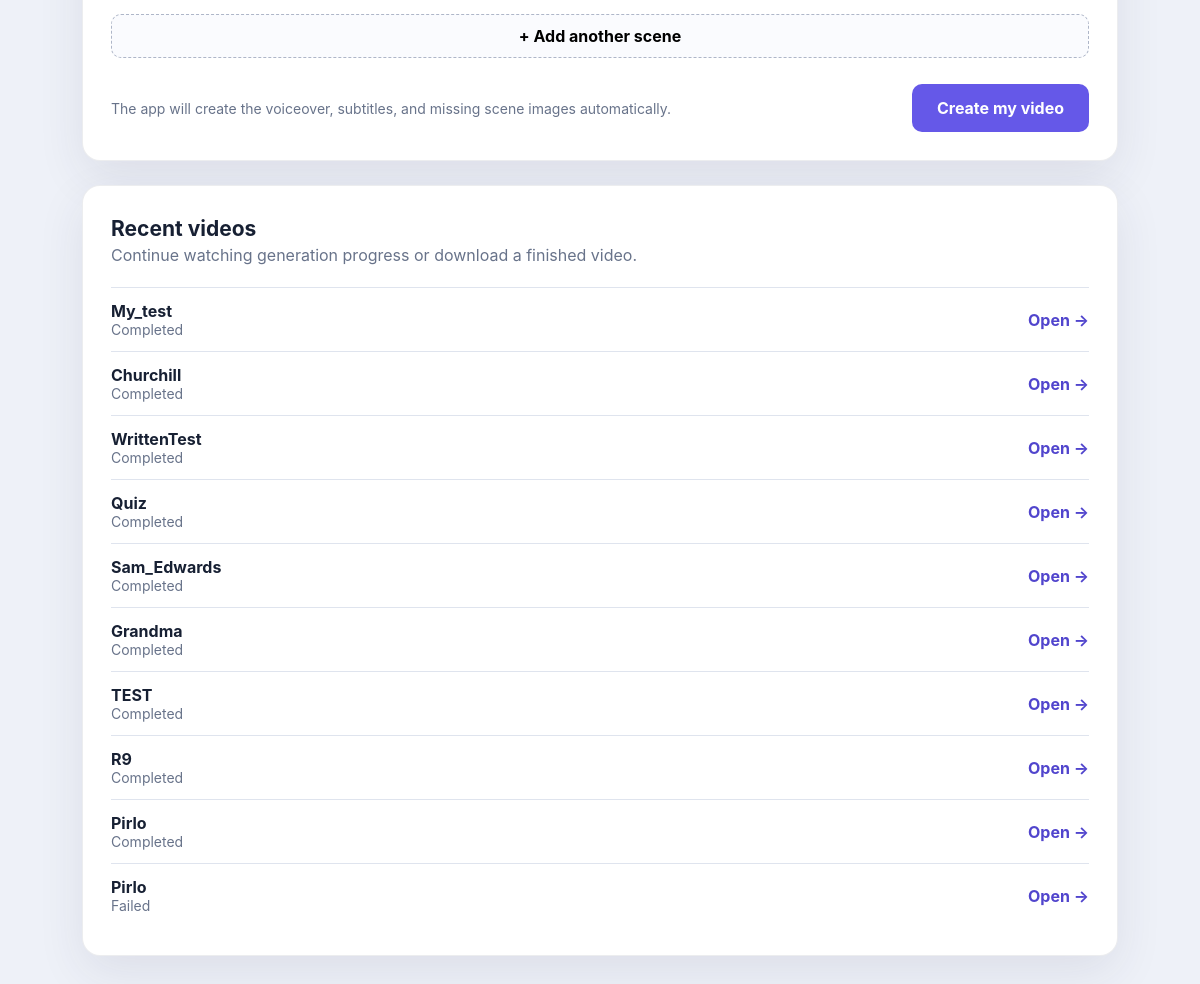
Before: / (lower part) with the older database file.
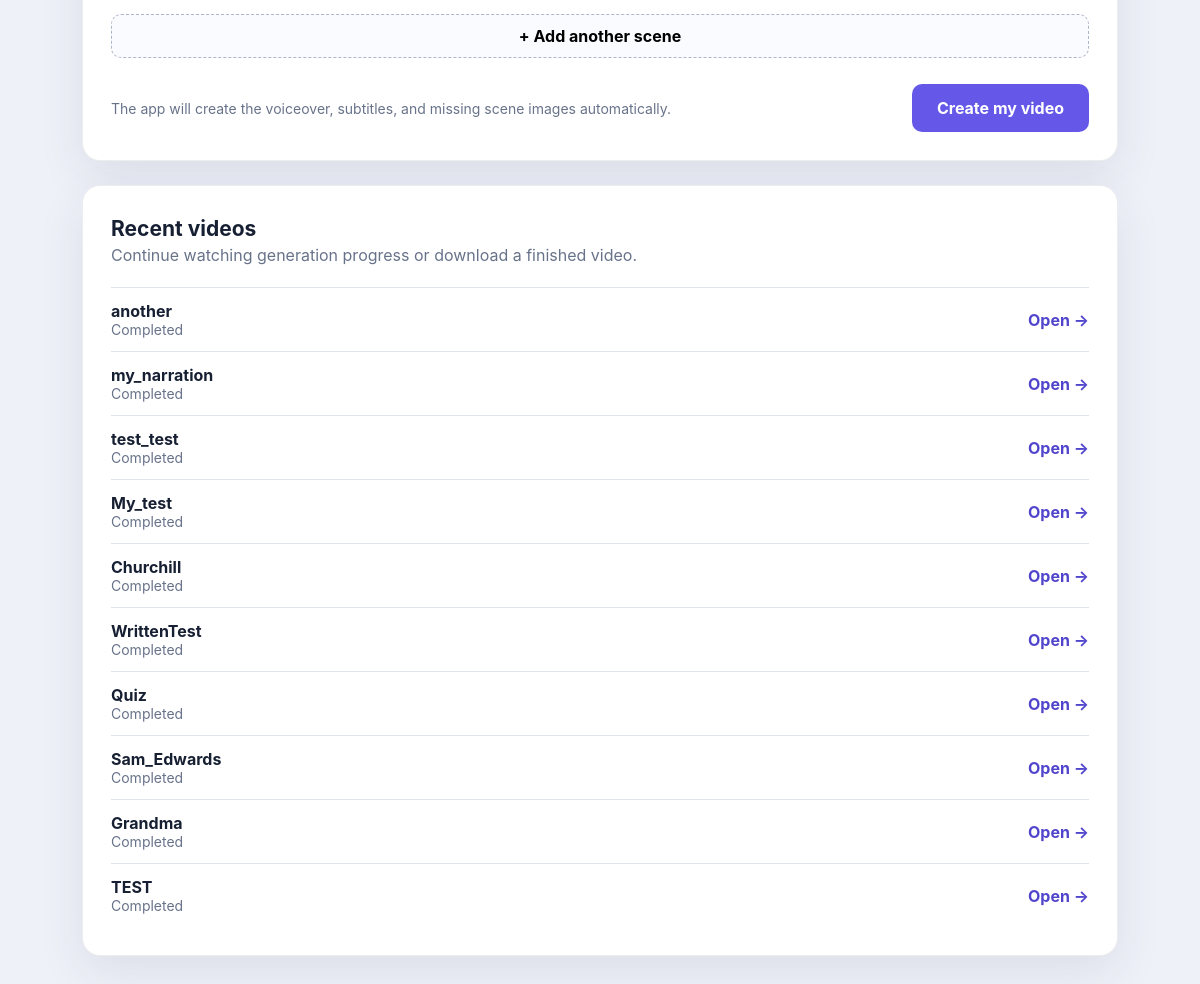
After: the same page with the newer database file.
### pipeline/models.py (models this page shows, shortened)
class VideoJob(models.Model):
    STATUS_CHOICES = [
        ('pending', 'Pending'),
        ('running', 'Running'),
        ('completed', 'Completed'),
        ('failed', 'Failed'),
    ]
    file_name = models.CharField(max_length=255)
    fps = models.PositiveIntegerField(default=30)
    status = models.CharField(max_length=20, choices=STATUS_CHOICES, default='pending')
    current_script = models.CharField(max_length=255, blank=True)
    progress = models.IntegerField(default=0)
    log = models.TextField(blank=True)
    created_at = models.DateTimeField(default=timezone.now)
    completed_at = models.DateTimeField(null=True, blank=True)
    current_revision = models.PositiveIntegerField(default=0)
    rendered_revision = models.PositiveIntegerField(default=0)
    render_required = models.BooleanField(default=False)
    render_start_script = models.CharField(max_length=80, default="create_video.py")
    music_track = models.CharField(max_length=40, default="1")
    voice_key = models.CharField(max_length=40, default="Rachel_other")

### pipeline/views.py (the view, shortened to what this page needs)
# urls.py: path('', views.index, name='index'),
def index(request):
    form = VideoProjectSubmissionForm(request.POST or None, request.FILES or None)
    recent_jobs = VideoJob.objects.all().order_by("-created_at")[:10]
    initial_scenes = [{
        "narration": "", "prompt": "", "use_original_audio": False,
        "fit_with_borders": False, "hold_after_seconds": 0,
        "video_start_seconds": 0, "video_end_seconds": None,
    }]
    return render(
        request,
        "pipeline/index.html",
        {
            "form": form,
            "recent_jobs": recent_jobs,
            "initial_scenes": initial_scenes,
            "music_tracks": available_music_tracks(),
            "selected_music": request.POST.get("music_track", "1"),
            "voice_choices": VOICE_CHOICES,
            "selected_voice": request.POST.get("voice_key", DEFAULT_VOICE_KEY),
        },
    )

### pipeline/views.py (called while the page is built)
def available_music_tracks():
    labels = {
        str(asset.track_id): asset.display_name
        for asset in BackgroundMusicAsset.objects.all()
    }
    tracks = []
    for path in (settings.BASE_DIR / "assets").glob("background_music_*.mp3"):
        track_id = path.stem.removeprefix("background_music_")
        if track_id.isdigit():
            tracks.append({"id": track_id, "label": labels.get(track_id, f"Music {track_id}")})
    return sorted(tracks, key=lambda track: int(track["id"]))

### pipeline/templates/pipeline/index.html (shortened to what this page needs)
<!DOCTYPE html>
<html lang="en">
<head>
</head>
<body>
<main class="page">
    <form method="POST" enctype="multipart/form-data" id="creator-form">
        <section class="panel">
            <button type="button" class="btn add-scene" id="add-scene">+ Add another scene</button>
            <div class="submit-row">
                <p>The app will create the voiceover, subtitles, and missing scene images automatically.</p>
                <button type="submit" class="btn btn-primary">Create my video</button>
            </div>
        </section>
    </form>
    {% if recent_jobs %}
    <section class="panel">
        <div class="step-heading"><div><h2>Recent videos</h2><p>Continue watching generation progress or download a finished video.</p></div></div>
        {% for job in recent_jobs %}
        <div class="job">
            <div><strong>{{ job.file_name }}</strong><div class="status">{{ job.get_status_display }}</div></div>
            <a href="{% url 'job_status' job.id %}">Open →</a>
        </div>
        {% endfor %}
    </section>
    {% endif %}
</main>
</body>
</html>

### pipeline/templates/pipeline/index.html (style rules this page uses)
:root { --ink: #172033; --muted: #68738a; --line: #dfe4ee; --soft: #f5f7fb; --primary: #6558e8; --primary-dark: #5145cd; --danger: #b42318; }
* { box-sizing: border-box; }
body { margin: 0; color: var(--ink); background: #eef1f8; font-family: Inter, ui-sans-serif, system-ui, -apple-system, "Segoe UI", sans-serif; }
button, input, textarea { font: inherit; }
.page { max-width: 1080px; margin: 0 auto; padding: 42px 22px 80px; }
.panel { background: white; border: 1px solid rgba(23, 32, 51, 0.08); border-radius: 18px; box-shadow: 0 16px 48px rgba(41, 48, 82, 0.09); padding: 28px; margin-bottom: 24px; }
.step-heading { display: flex; gap: 14px; align-items: flex-start; margin-bottom: 22px; }
.step-heading h2 { font-size: 21px; margin: 2px 0 4px; }
.step-heading p { margin: 0; color: var(--muted); }
.btn { border: 0; border-radius: 10px; padding: 11px 16px; cursor: pointer; font-weight: 750; transition: transform .12s, background .12s; }
.btn-primary { color: white; background: var(--primary); }
.add-scene { margin-top: 16px; width: 100%; border: 1px dashed #aeb6c8; background: #fafbfe; }
.submit-row { display: flex; justify-content: space-between; align-items: center; gap: 20px; margin-top: 26px; }
.submit-row p { margin: 0; color: var(--muted); font-size: 14px; }
.submit-row .btn { padding: 14px 25px; font-size: 16px; }
.job { display: flex; align-items: center; justify-content: space-between; padding: 13px 0; border-top: 1px solid var(--line); }
.job a { color: var(--primary-dark); font-weight: 750; text-decoration: none; }
.status { text-transform: capitalize; color: var(--muted); font-size: 14px; }

Changed rows visible on the page:
no longer on this page (row unchanged): VideoJob: file_name "R9", status "Completed"
no longer on this page (row unchanged): VideoJob: file_name "Pirlo", status "Completed"
no longer on this page (row unchanged): VideoJob: file_name "Pirlo", status "Failed"
added VideoJob: file_name "another", status "Completed"
added VideoJob: file_name "my_narration", status "Completed"
added VideoJob: file_name "test_test", status "Completed"
